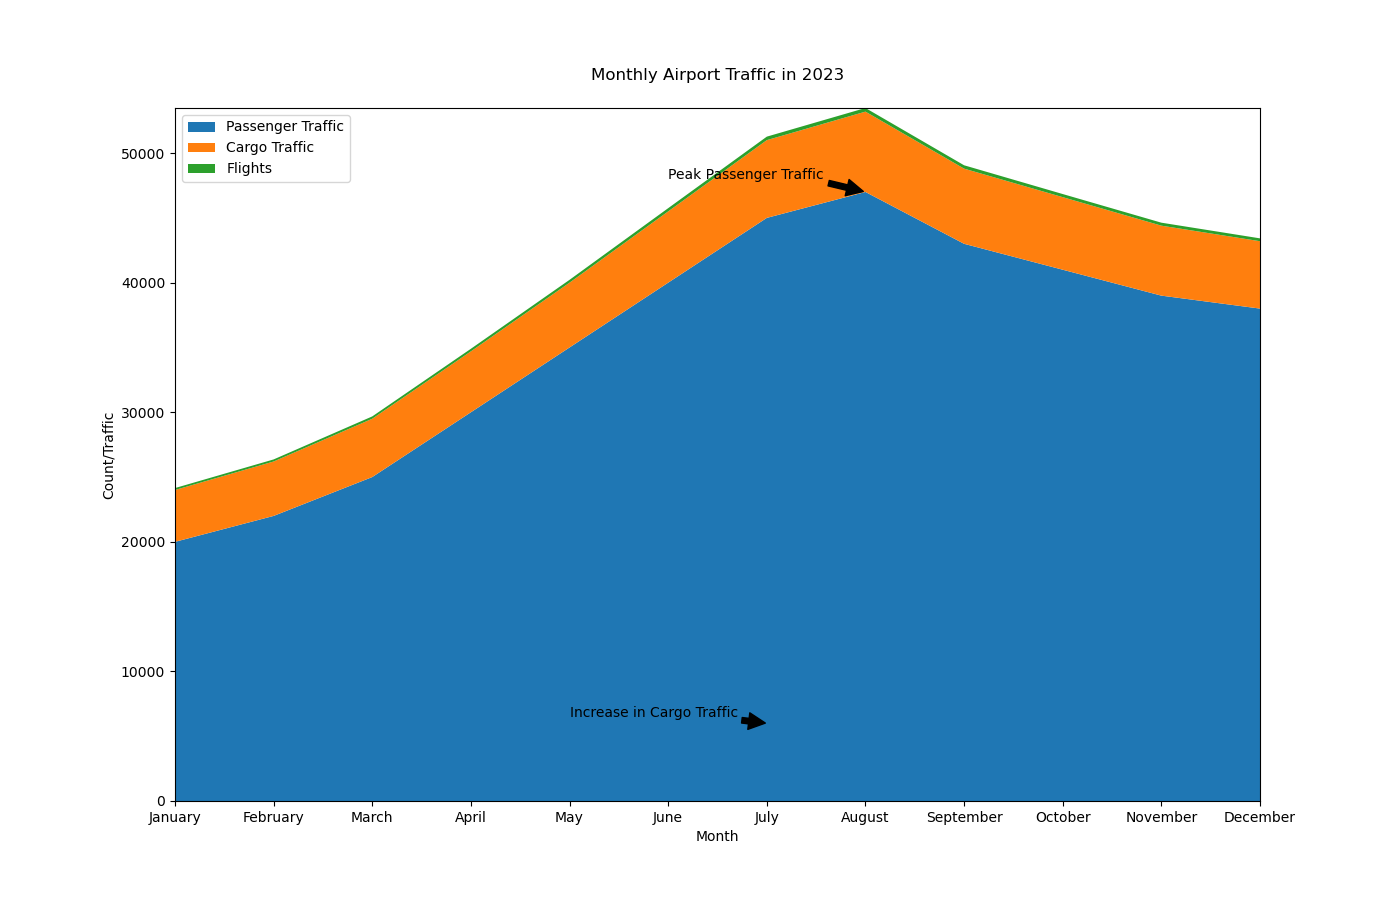

Reproduce this figure in Python.

import matplotlib.pyplot as plt

# Data
months = ["January", "February", "March", "April", "May", "June", "July", "August", "September", "October", "November", "December"]
passenger_traffic = [20000, 22000, 25000, 30000, 35000, 40000, 45000, 47000, 43000, 41000, 39000, 38000]
cargo_traffic = [4000, 4200, 4500, 4700, 5000, 5500, 6000, 6200, 5800, 5600, 5400, 5200]
flights = [150, 160, 180, 200, 220, 250, 270, 280, 260, 240, 230, 220]

# Stacked Area Chart
fig, ax = plt.subplots(figsize=(14, 9))
ax.stackplot(months, passenger_traffic, cargo_traffic, flights, colors=['#1f77b4', '#ff7f0e', '#2ca02c'])

# Customizing the plot
ax.set_title('Monthly Airport Traffic in 2023', pad=20)
ax.set_ylabel('Count/Traffic')
ax.set_xlabel('Month')
ax.margins(0, 0)

# Adding annotation
ax.annotate('Peak Passenger Traffic', xy=('August', 47000), xytext=('June', 48000),
            arrowprops=dict(facecolor='black', shrink=0.05))
ax.annotate('Increase in Cargo Traffic', xy=('July', 6000), xytext=('May', 6500),
            arrowprops=dict(facecolor='black', shrink=0.05))

# Adding legend
ax.legend(['Passenger Traffic', 'Cargo Traffic', 'Flights'], loc='upper left')

# Displaying the plot
plt.show()
